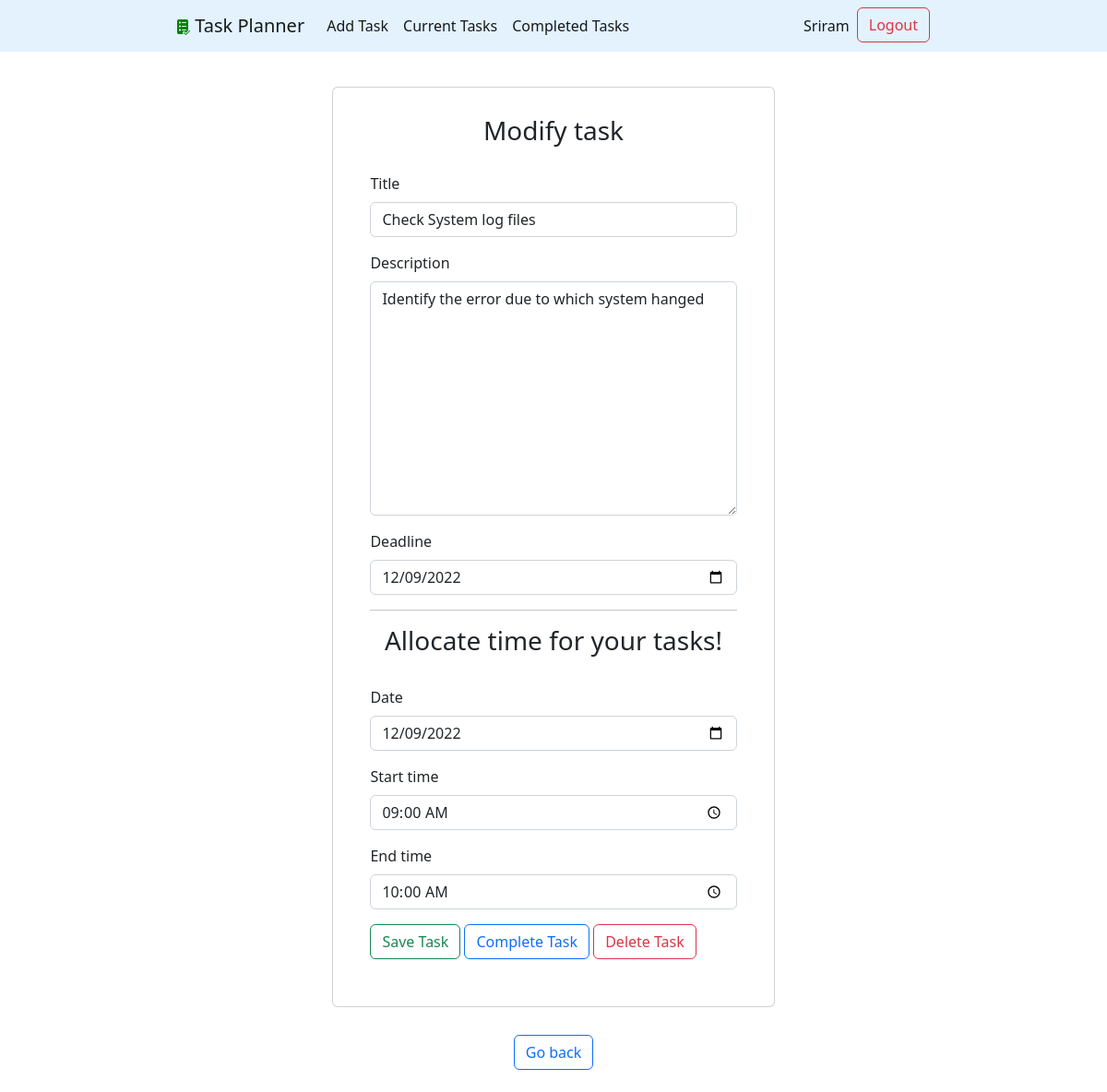
The page /task/21 (signed in) on the database its author committed.
### taskplanner/models.py (models this page shows, shortened)
class Task(models.Model):
    title = models.CharField(max_length=100)
    description = models.TextField(blank=True)
    created = models.DateField(auto_now_add=True)
    start_time = models.TimeField(null=True,blank=True)
    end_time = models.TimeField(null=True,blank=True)
    deadline = models.DateField(null=True,default=now())
    do_date = models.DateField(null=True,blank=True)
    completed = models.BooleanField(null=True,blank=True)
    completed_date = models.DateTimeField(null=True,blank=True)
    user = models.ForeignKey(User, on_delete=models.CASCADE)

### taskplanner/views.py (the view, shortened to what this page needs)
# urls.py: path('task/<int:task_pk>', views.viewtask, name='viewtask'),
@login_required
def viewtask(request, task_pk):
    task = get_object_or_404(Task,pk=task_pk, user = request.user)
    data = {'task':task,'form': TaskForm(task)}
    if request.method == 'GET':
        form = TaskForm(instance=task)
        data['form'] = form
        return render(request, 'taskplanner/task.html', data)

### taskplanner/forms.py
class TaskForm(ModelForm):
    deadline = forms.DateField(widget=forms.TextInput(attrs={'type':'date'}))
    do_date = forms.DateField(widget=forms.TextInput(attrs={'type':'date'}))
    start_time = forms.TimeField(widget=forms.TextInput(attrs={'type':'time'}))
    end_time = forms.TimeField(widget=forms.TextInput(attrs={'type':'time'}))
    class Meta:
        model = Task
        fields = ['title','description','deadline','do_date','start_time','end_time']
    def __init__(self,*args, **kwargs):
        super().__init__(*args, **kwargs)
        for field in self.fields:
            data = {
                "class": "form-control"
            }
            self.fields[str(field)].widget.attrs.update(
                data
            )

### taskplanner/templates/taskplanner/task.html (shortened to what this page needs)
{% extends 'taskplanner/base.html'%}
{% block content %}
    <div class="card task">
        <h3 class="text-center">Modify task</h3>
        <form action="" method="post" class="task">
            {% for field in form %}
                {% if field.label == 'Do date' %}
                    <hr>
                    <h3 class="text-center"> Allocate time for your tasks!</h3>
                    <br>
                    <div class="mb-3">
                        <label class="form-label">Date</label>
                        {{field}}</div>
                {% else %}
                <div class="mb-3">
                    <label class="form-label">{{field.label}}</label>
                    {{field}}</div>
                {% endif %}
            {% endfor %}
        <button type="submit" class="btn btn-outline-success"> Save Task</button>
        {% if task.completed is not True %}
        <button type="button" class="btn btn-outline-primary" onclick="$('#complete').click()">Complete Task</button>
        {% else %}
        <button type="button" class="btn btn-outline-primary" onclick="$('#complete').click()">Redo Task </button>
        {% endif %}
        <button type="button" class="btn btn-outline-danger" onclick="$('#delete').click()">Delete Task </button>
        </form>
    </div>
<a href="{% url 'home' %}" class="btn btn-outline-primary"> Go back </a>
<br>
{% endblock %}

### taskplanner/templates/taskplanner/base.html (shortened to what this page needs)
<!DOCTYPE html>
<html lang="en">
<head>
    {% load static %}
    <link href="https://cdn.jsdelivr.net/npm/bootstrap@5.2.3/dist/css/bootstrap.min.css" rel="stylesheet">
    <link href="{% static 'taskplanner/styles.css' %}" rel="stylesheet">
</head>
<body>
    <nav class="navbar navbar-expand-md">
        <div class="container-fluid">
          <a class="navbar-brand" href="#">
            <img src="{% static 'taskplanner/logo.png'%}" alt="">
            <span >Task Planner </span>
          </a>
          <div class="collapse navbar-collapse text-center" id="navbarSupportedContent">
            <ul class="navbar-nav">
              {% if user.is_authenticated %}
              <li class="nav-item">
                  <a class="nav-link active" aria-current="page" href="{% url 'addtask' %}">Add Task</a>
              </li>
              <li class="nav-item">
                <a class="nav-link active" aria-current="page"  href="{% url 'home' %}" >Current Tasks</a>
              </li>
              <li class="nav-item">
                <a class="nav-link active" aria-current="page"  href="{% url 'viewcompletedtasks' %}" > Completed Tasks </a>
              </li>
              {% endif %}
            </ul>
            <ul class="navbar-nav ms-auto">
                {% if user.is_authenticated %}
                <li class="nav-item">
                    <a class="nav-link active" aria-current="page">{{ user.username }}</a>
                </li>
                <form action="{% url 'logoutuser' %}" method="post">
                    <button type="submit" class="btn btn-outline-danger">Logout</button>
                </form>
                {% endif %}
              </ul>
          </div>
        </div>
    </nav>
    <div class="content">
      {% block content %}
      {% endblock %}
    </div>
</body>
</html>

### taskplanner/static/taskplanner/styles.css (style rules this page uses)
.content { display: flex; flex-direction: column; align-items: center; }
.navbar { background-color: #e3f2fd; }
.navbar .container-fluid { display: flex; margin: 0 15%; align-items: center; }
.task { margin: 2.5% 0; padding: 2.5%; width: 40%; }
.task .task { width: 100%; }

### rows shown on the page
Task: form "Check System log files" "Identify the error due to which system hanged" "12/09/2022" "09:00:00" "10:00:00", form "12/09/2022"

### other values the page prints
{{ user.username }} "Sriram"
{{ field.label }} "Title" "Description" "Deadline" "Start time" "End time"
